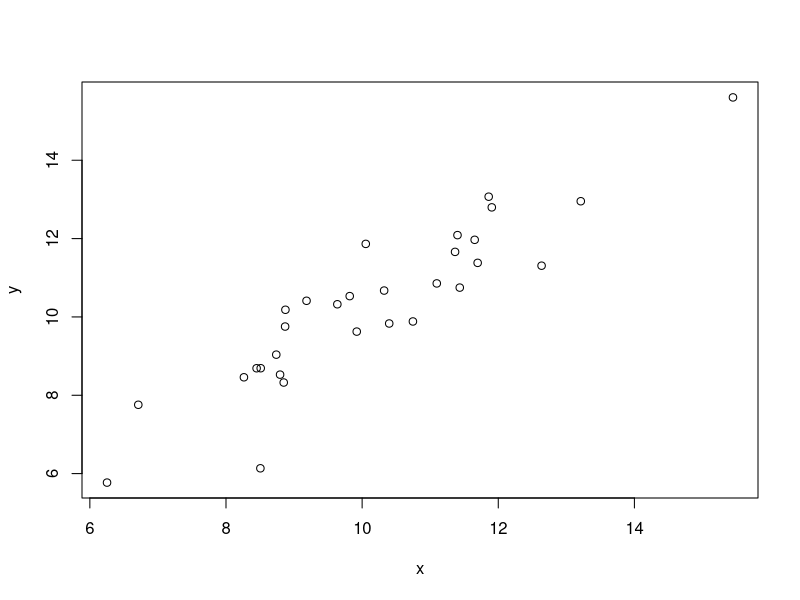
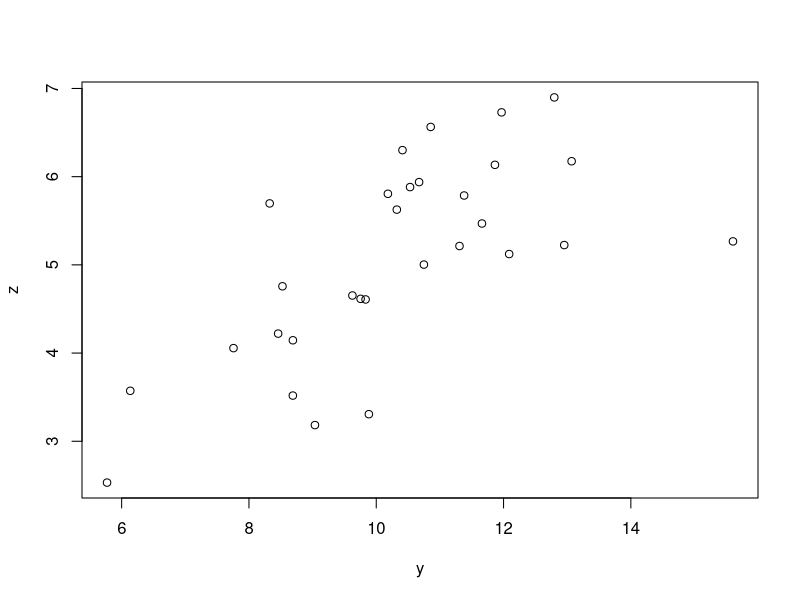
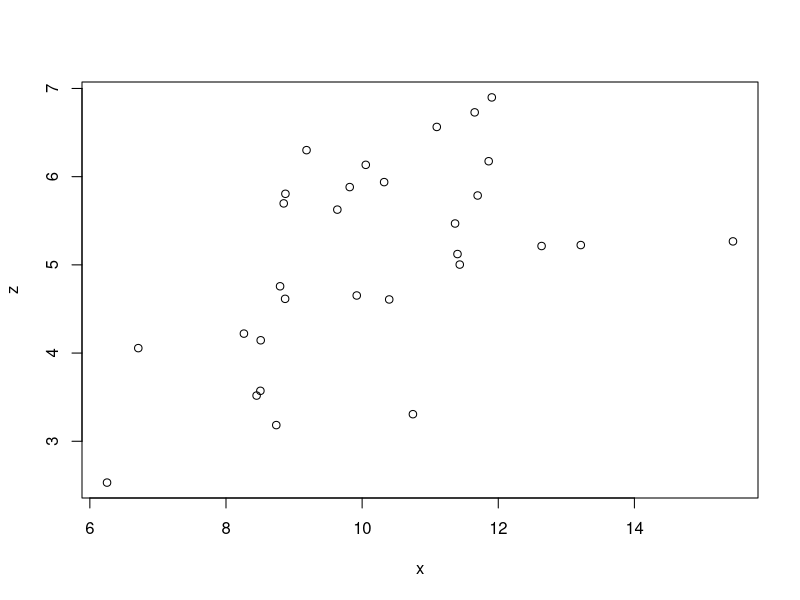

The R script that drew these images, in order:
## ---- chunk 1
#| echo: false

rm(list=ls())


## ---- chunk 2
#| echo: true
#| output-location: fragment
#| code-fold: false

x <- rnorm(30,10,2)
y <- x + rnorm(30,0,1)
z <- y*.5 + rnorm(30,0,1)
cor(x,y)
cor(y,z)
cor(x,z)
plot(x,y)
plot(y,z)
plot(x,z)
